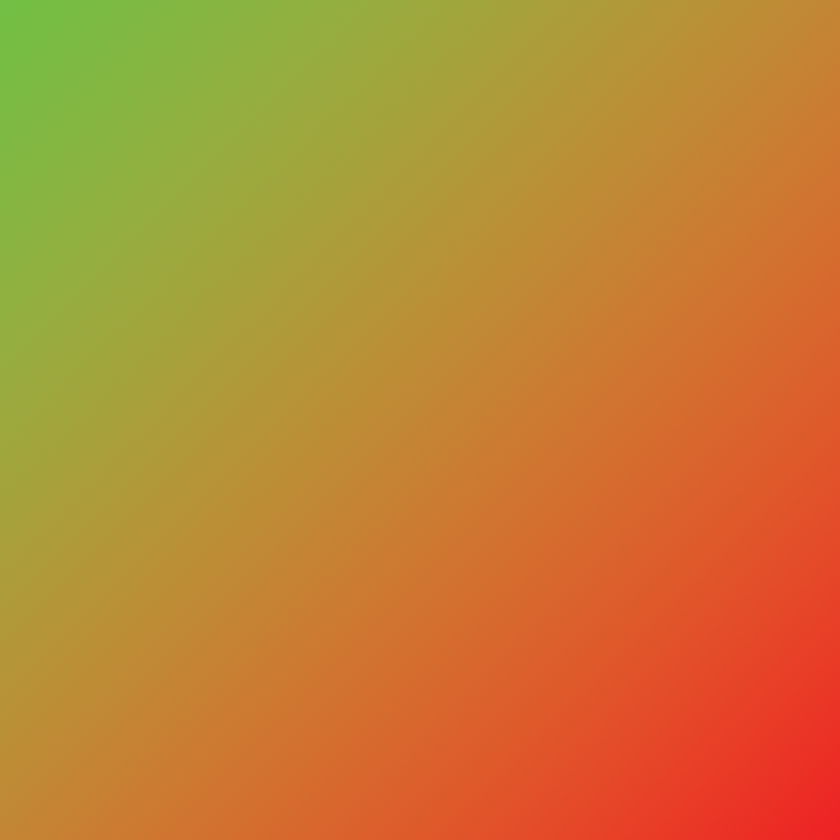
#> input picture Python/NeuralNetworks/pngs/green_to_red.png, 840 x 840 px, shrunk from 1080 x 1080 before the run, given in place of the camera
$ python cvtest.py
#> lines starting #> are read from the running program, lines starting #| are printed output that depends on the picture
import numpy as np
import cv2

lowerThresh = 0
upperThresh = 1
dialate = 0
blurAmt = 1

def nothing(x):
    pass

cap = cv2.VideoCapture(0)
cap.set(cv2.CAP_PROP_FPS, 60)
cv2.namedWindow('window')

cv2.createTrackbar('Lower Threshold', 'window', 0, 59, nothing)
cv2.createTrackbar('Upper Threshold', 'window', 1, 60, nothing)
cv2.createTrackbar('Dialation', 'window', 1, 10, nothing)
cv2.createTrackbar('blur', 'window', 1, 10, nothing)

while True :
    #Capture frame-by-frame
    ret, frameraw = cap.read()
#> frameraw is the input picture: shape (840, 840, 3); mean B, G, R 52.2, 130.4, 191.1
    frameflip = cv2.flip(frameraw, 1)
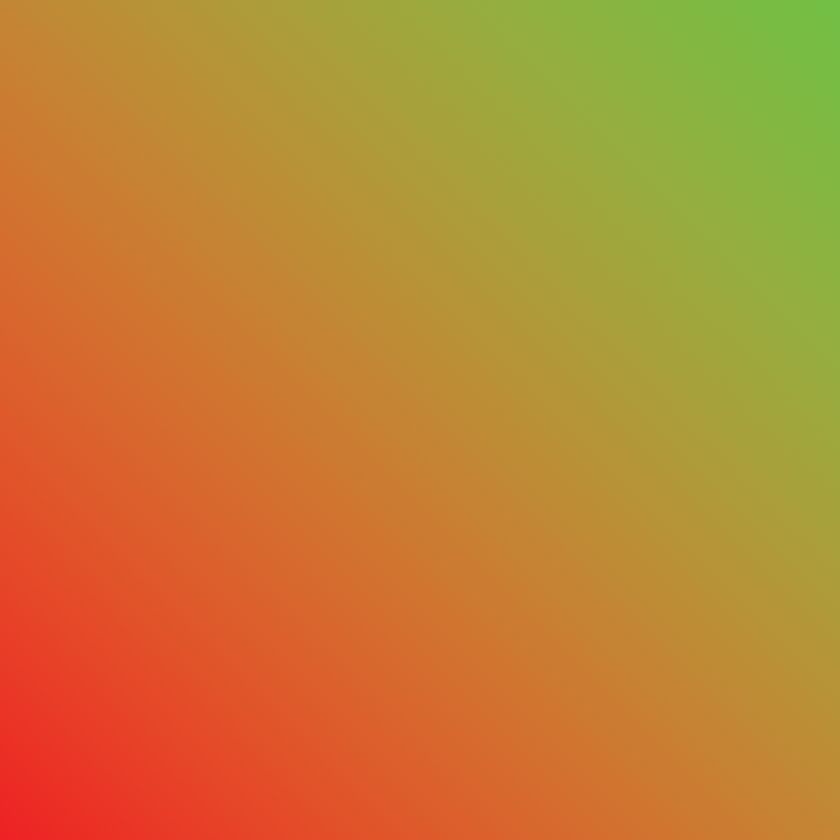
#> frameflip: shape (840, 840, 3); mean B, G, R 52.2, 130.4, 191.1
    if blurAmt < 1 :
        blurAmt = 1

    if blurAmt % 2 == 0 :
        blurAmt+=1

    if dialate < 1 :
        dialate = 1
    frame = cv2.GaussianBlur(frameflip, (blurAmt, blurAmt), 0)
    #Our operations on the frame come here
    gray = cv2.cvtColor(frame, cv2.COLOR_BGR2GRAY)
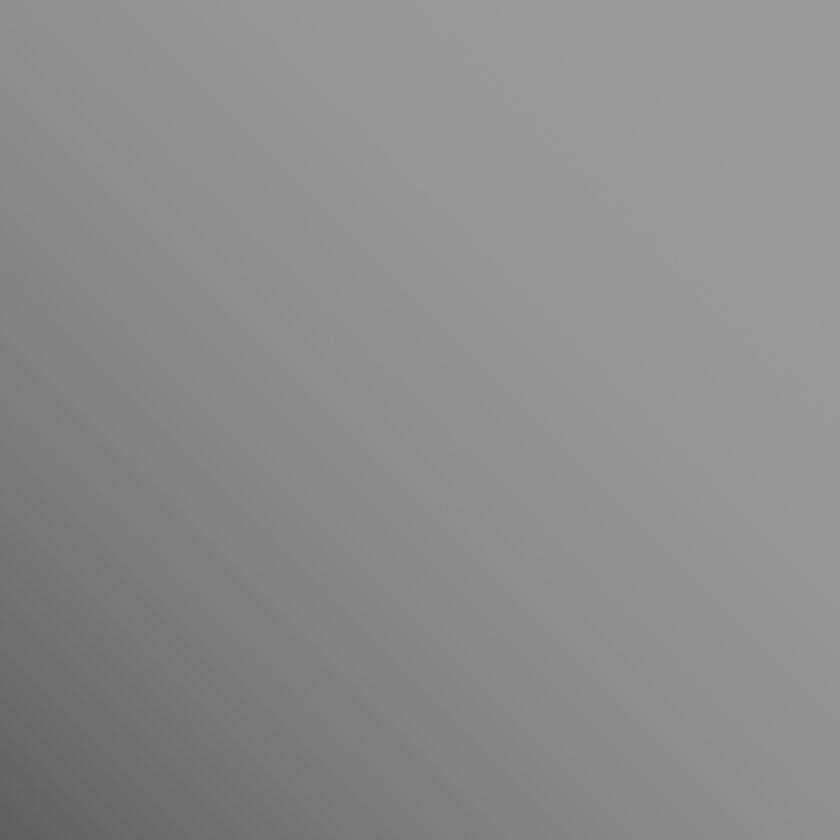
#> gray: shape (840, 840); min 94, max 155, mean 139.6


    lowerThresh = cv2.getTrackbarPos('Lower Threshold', 'window')
    upperThresh = cv2.getTrackbarPos('Upper Threshold', 'window')
    dialate = cv2.getTrackbarPos('Dialation', 'window')
    blurAmt = cv2.getTrackbarPos('blur', 'window')

    eKernel = np.ones((1, 1), np.uint8)
    dKernel = np.ones((dialate, dialate), np.uint8)
    clredg = cv2.Canny(gray, lowerThresh, upperThresh)
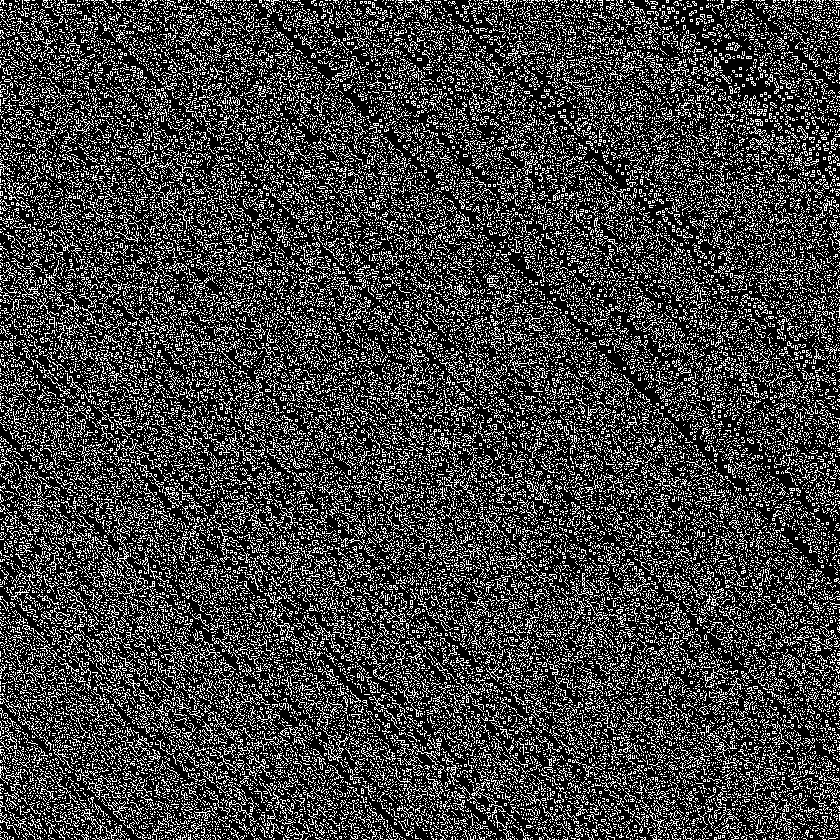
#> clredg: shape (840, 840); 24.8% white in thin lines or dots

    dialated = cv2.dilate(clredg, dKernel, iterations = 1)
    #Display the resulting frame

    cv2.imshow('window', dialated)
    cv2.imshow('raw', frame)
    if cv2.waitKey(1) & 0xff == ord('q'):
#> (key q is pressed here)
        break

#When everything done, release the capture
cap.release()
cv2.destroyAllWindows()
